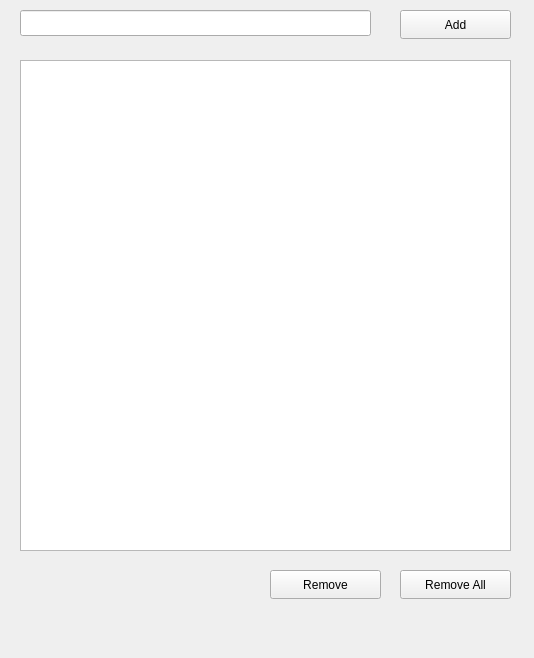
<?xml version="1.0" encoding="UTF-8"?>
<ui version="4.0">
 <class>MainWindow</class>
 <widget class="QMainWindow" name="MainWindow">
  <property name="geometry">
   <rect>
    <x>0</x>
    <y>0</y>
    <width>534</width>
    <height>658</height>
   </rect>
  </property>
  <property name="windowTitle">
   <string>MainWindow</string>
  </property>
  <widget class="QWidget" name="centralwidget">
   <widget class="QLineEdit" name="txtTask">
    <property name="geometry">
     <rect>
      <x>20</x>
      <y>10</y>
      <width>351</width>
      <height>26</height>
     </rect>
    </property>
   </widget>
   <widget class="QPushButton" name="btnAdd">
    <property name="geometry">
     <rect>
      <x>400</x>
      <y>10</y>
      <width>111</width>
      <height>29</height>
     </rect>
    </property>
    <property name="text">
     <string>Add</string>
    </property>
   </widget>
   <widget class="QListWidget" name="listWidget">
    <property name="geometry">
     <rect>
      <x>20</x>
      <y>60</y>
      <width>491</width>
      <height>491</height>
     </rect>
    </property>
   </widget>
   <widget class="QPushButton" name="btnRemove">
    <property name="geometry">
     <rect>
      <x>270</x>
      <y>570</y>
      <width>111</width>
      <height>29</height>
     </rect>
    </property>
    <property name="text">
     <string>Remove</string>
    </property>
   </widget>
   <widget class="QPushButton" name="btnRemoveAll">
    <property name="geometry">
     <rect>
      <x>400</x>
      <y>570</y>
      <width>111</width>
      <height>29</height>
     </rect>
    </property>
    <property name="text">
     <string>Remove All</string>
    </property>
   </widget>
  </widget>
 </widget>
 <resources/>
 <connections/>
</ui>
